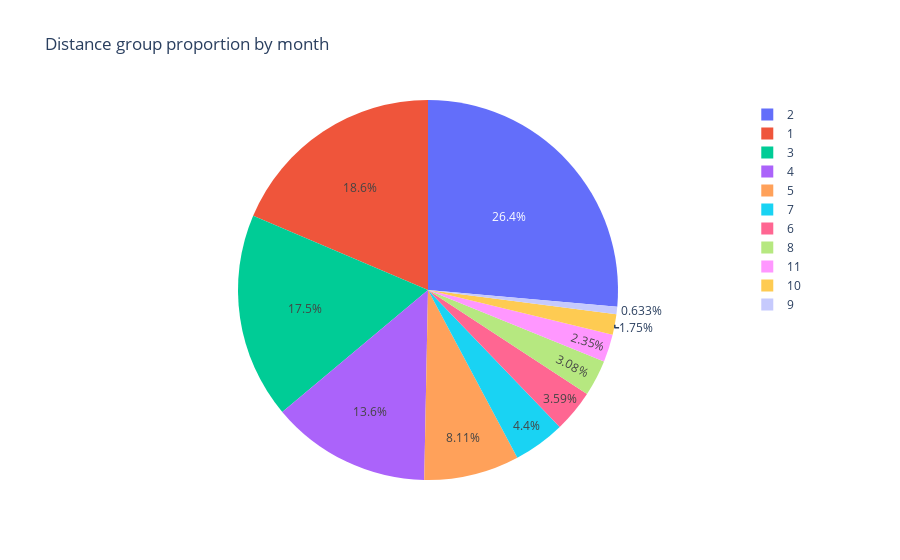

The code cell stored with this chart in its notebook:
### Markdown cell above
Learn more about pie chart [here](https://plotly.com/python/pie-charts/?utm_medium=Exinfluencer&utm_source=Exinfluencer&utm_content=000026UJ&utm_term=10006555&utm_id=NA-SkillsNetwork-Channel-SkillsNetworkCoursesIBMDeveloperSkillsNetworkDV0101ENSkillsNetwork20297740-2021-01-01)

#### Idea: Proportion of distance group by month (month indicated by numbers)

### Code cell
# Use px.pie function to create the chart. Input dataset. 
# Values parameter will set values associated to the sector. 'Month' feature is passed to it.
# labels for the sector are passed to the `names` parameter.
fig = px.pie(data, values='Month', names='DistanceGroup', title='Distance group proportion by month')
fig.show()

### Figure 1 — Plotly figure (JSON) as saved in the notebook; plotly's stock layout.template omitted (floating-point values rounded to 4 significant figures; data arrays with more than 128 entries replaced by an {"elided": "..."} marker saying what was removed)
{"data": [{"domain": {"x": [0, 1], "y": [0, 1]}, "hovertemplate": "DistanceGroup=%{label}<br>Month=%{value}<extra></extra>", "labels": {"elided": "500 int values"}, "legendgroup": "", "name": "", "showlegend": true, "type": "pie", "values": {"elided": "500 int values"}}], "layout": {"autosize": true, "legend": {"tracegroupgap": 0}, "title": {"text": "Distance group proportion by month"}}}
